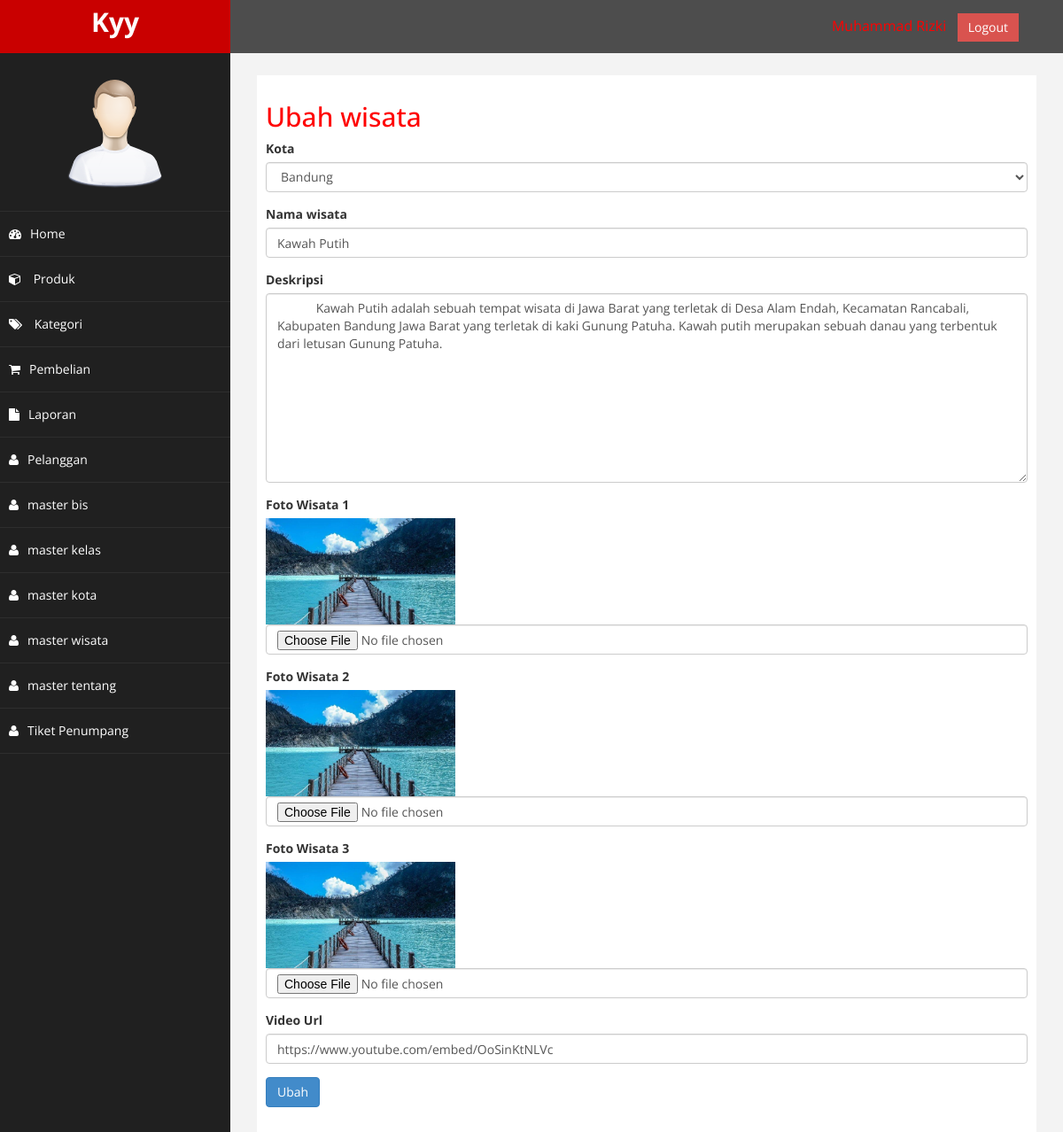
Page /admin/index.php?halaman=ubahwisata&id=1 (signed in) on the committed database.
### tables this page shows
CREATE TABLE `master_wisata` (
  `id` int(11) NOT NULL,
  `nama_wisata` varchar(255) NOT NULL,
  `id_kota` int(11) NOT NULL,
  `deskripsi` text NOT NULL,
  `foto_wisata_1` varchar(255) NOT NULL,
  `foto_wisata_2` varchar(255) NOT NULL,
  `foto_wisata_3` varchar(255) NOT NULL,
  `video_url` varchar(255) NOT NULL
);

CREATE TABLE `master_kota` (
  `id` int(11) NOT NULL,
  `nama_kota` varchar(255) NOT NULL
);

### admin/ubahwisata.php (the view, shortened to what this page needs)
<h2>Ubah wisata</h2>
<?php
$ambil = $koneksi->query("SELECT * FROM master_wisata WHERE id = '$_GET[id]'");
$pecah = $ambil->fetch_assoc();
?>
<?php
$datakota = array();
$ambil = $koneksi->query("SELECT * FROM master_kota");
while ($tiap = $ambil->fetch_assoc()) {
    $datakota[] = $tiap;
}
?>
<form method="post" enctype="multipart/form-data">
    <div class="form-group">
        <label>Kota</label>
        <select class="form-control" name="id_kota">
            <?php foreach ($datakota as $key => $value) : ?>
                <option value="<?php echo $value["id"] ?>" <?php if ($pecah["id_kota"] == $value["id"]) {
                                                                echo "selected";
                                                            } ?>>
                    <?php echo $value["nama_kota"] ?>
                </option>
            <?php endforeach ?>
        </select>
    </div>
    <div class="form-group">
        <label>Nama wisata</label>
        <input type="text" name="nama_wisata" class="form-control" value="<?php echo $pecah['nama_wisata'] ?>">
    </div>
    <div class="form-group">
        <label>Deskripsi</label>
        <textarea name="deskripsi" class="form-control" rows="10">
            <?php echo $pecah['deskripsi']; ?>
        </textarea>
    </div>
    <div class="form-group">
        <label>Foto Wisata 1</label>
        <div><img src="./assets/img/<?php echo $pecah['foto_wisata_1'] ?>" style="height: 120px; width:auto"></div>
        <input type="file" name="foto_wisata_1" class="form-control">
    </div>
    <div class="form-group">
        <label>Foto Wisata 2</label>
        <div><img src="./assets/img/<?php echo $pecah['foto_wisata_2'] ?>" style="height: 120px; width:auto"></div>
        <input type="file" name="foto_wisata_2" class="form-control">
    </div>
    <div class="form-group">
        <label>Foto Wisata 3</label>
        <div><img src="./assets/img/<?php echo $pecah['foto_wisata_3'] ?>" style="height: 120px; width:auto"></div>
        <input type="file" name="foto_wisata_3" class="form-control">
    </div>
    <div class="form-group">
        <label>Video Url</label>
        <input type="text" name="video_url" class="form-control" value="<?php echo $pecah['video_url'] ?>">
    </div>
    <button class=" btn btn-primary" name="ubah">Ubah</button>
</form>

### admin/assets/css/custom.css (style rules this page uses)
body { font-family: 'Open Sans', sans-serif; }
h2 { color: #f00; }

### rows in the picture
master_wisata: id_kota "Bandung", nama_wisata "Kawah Putih", deskripsi "Kawah Putih adalah sebuah tempat wisata di Jawa Barat yang terletak di Desa Alam Endah, Kecamatan Rancabali, Kabupaten Bandung Jawa Barat yang terletak di kaki Gunung Patuha. Kawah putih merupakan sebuah danau yang terbentuk dari letusan Gunung Patuha.", foto_wisata_1 (picture), foto_wisata_2 (picture), foto_wisata_3 (picture), video_url "https://www.youtube.com/embed/OoSinKtNLVc"
